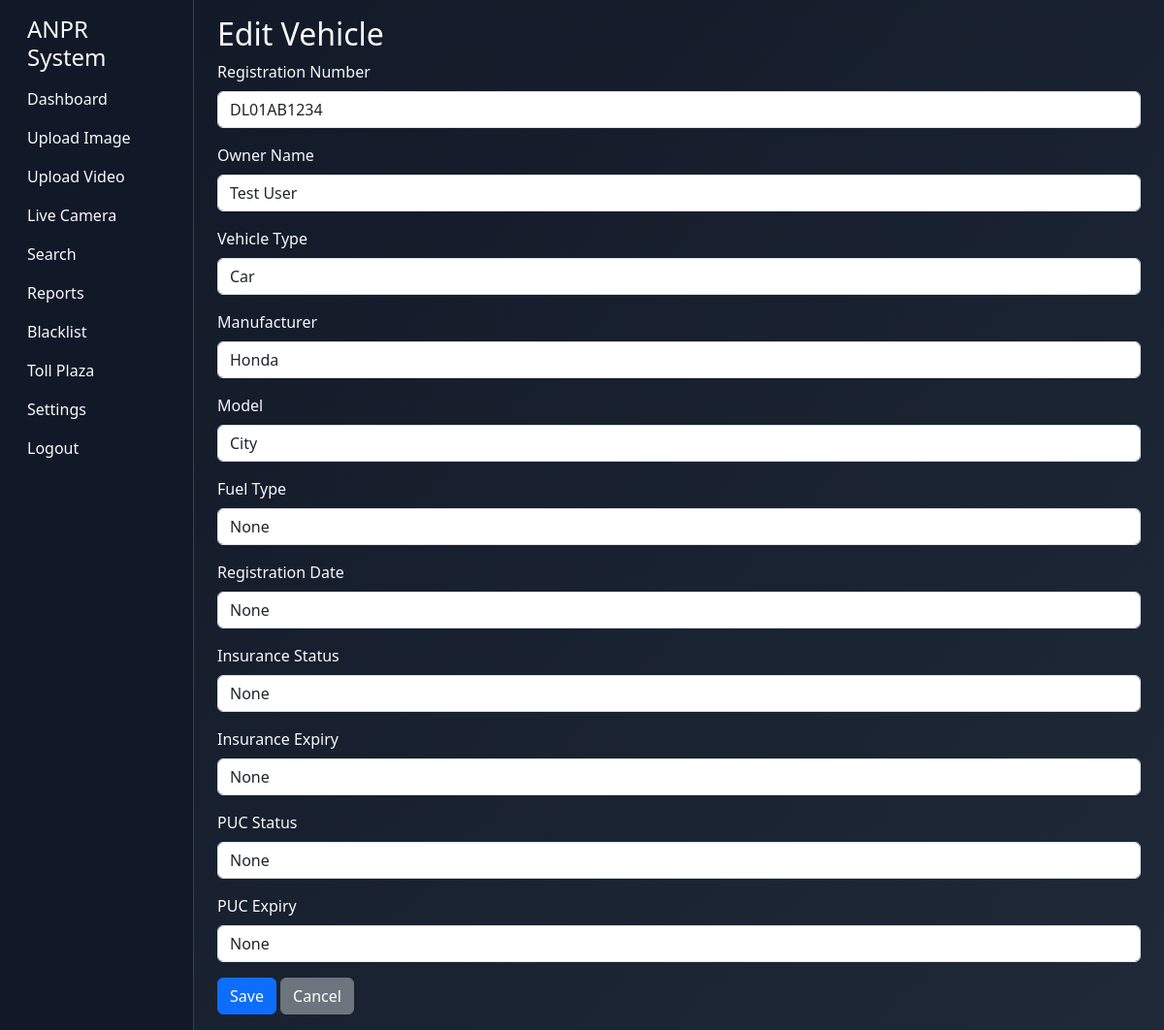
The page /admin/vehicles/edit/DL01AB1234 (signed in) on the database its author committed.
### tables this page shows
CREATE TABLE vehicles (
                    id INTEGER PRIMARY KEY AUTOINCREMENT,
                    plate_number TEXT UNIQUE NOT NULL,
                    vehicle_type TEXT,
                    manufacturer TEXT,
                    model TEXT,
                    variant TEXT,
                    vehicle_color TEXT,
                    fuel_type TEXT,
                    engine_number TEXT,
                    chassis_number TEXT,
                    registration_date TEXT,
                    registration_state TEXT,
                    insurance_status TEXT,
                    insurance_expiry TEXT,
                    puc_status TEXT,
                    puc_expiry TEXT,
                    fastag_status TEXT,
                    fastag_balance REAL,
                    permit_status TEXT,
                    fitness_status TEXT,
                    rc_status TEXT,
                    owner_name TEXT,
                    city TEXT,
                    district TEXT,
                    state TEXT
                , insurance_provider TEXT, data_source TEXT, last_updated TEXT);

### routes/vehicle_routes.py (the view, shortened to what this page needs)
@vehicle_bp.route('/edit/<plate>', methods=['GET', 'POST'])
def edit_vehicle(plate):
    plate_norm = clean_plate_text(plate)
    rec = db.get_vehicle_info(plate_norm)
    return render_template('admin/vehicle_form.html', vehicle=rec)

### app.py (called while the page is built)
@app.before_request
def require_login() -> None:
    public_routes = {"/login", "/logout", "/static/<path:filename>", "/api/health", "/api/spec"}
    if request.endpoint in {"static"}:
        return
    if request.path.startswith("/static/"):
        return
    if request.path in public_routes:
        return
    if "user_id" not in session:
        if request.path != "/login":
            return redirect(url_for("login"))

### modules/database_manager.py (called while the page is built)
    def _connect(self) -> sqlite3.Connection:
        conn = sqlite3.connect(self.db_path)
        conn.row_factory = sqlite3.Row
        return conn

    def get_vehicle_info(self, plate_number: str) -> dict[str, Any] | None:
        normalized_plate = clean_plate_text(plate_number or "")
        with self._connect() as conn:
            row = conn.execute(
                """
                SELECT
                    v.*,
                    fa.balance AS fastag_balance,
                    fa.status AS fastag_status
                FROM vehicles v
                LEFT JOIN fastag_accounts fa ON v.plate_number = fa.plate_number
                WHERE v.plate_number = ?
                """,
                (normalized_plate,),
            ).fetchone()
        return dict(row) if row else None

### modules/utils.py (called while the page is built)
def normalize_plate_text(text: str) -> str:
    normalized = re.sub(r"[^A-Za-z0-9]", "", text.upper())
    return normalized[:12]

def clean_plate_text(text: str) -> str:
    cleaned = normalize_plate_text(text)
    return cleaned[:12]

### templates/admin/vehicle_form.html
{% extends 'base.html' %}
{% block content %}
<h2>{{ 'Edit Vehicle' if vehicle else 'Add Vehicle' }}</h2>
<form method="post">
  <div class="mb-3">
    <label class="form-label">Registration Number</label>
    <input name="plate_number" class="form-control" value="{{ vehicle.plate_number if vehicle else '' }}" {% if vehicle %}readonly{% endif %} required>
  </div>
  <div class="mb-3">
    <label class="form-label">Owner Name</label>
    <input name="owner_name" class="form-control" value="{{ vehicle.owner_name if vehicle else '' }}">
  </div>
  <div class="mb-3">
    <label class="form-label">Vehicle Type</label>
    <input name="vehicle_type" class="form-control" value="{{ vehicle.vehicle_type if vehicle else '' }}">
  </div>
  <div class="mb-3">
    <label class="form-label">Manufacturer</label>
    <input name="manufacturer" class="form-control" value="{{ vehicle.manufacturer if vehicle else '' }}">
  </div>
  <div class="mb-3">
    <label class="form-label">Model</label>
    <input name="model" class="form-control" value="{{ vehicle.model if vehicle else '' }}">
  </div>
  <div class="mb-3">
    <label class="form-label">Fuel Type</label>
    <input name="fuel_type" class="form-control" value="{{ vehicle.fuel_type if vehicle else '' }}">
  </div>
  <div class="mb-3">
    <label class="form-label">Registration Date</label>
    <input name="registration_date" class="form-control" value="{{ vehicle.registration_date if vehicle else '' }}">
  </div>
  <div class="mb-3">
    <label class="form-label">Insurance Status</label>
    <input name="insurance_status" class="form-control" value="{{ vehicle.insurance_status if vehicle else '' }}">
  </div>
  <div class="mb-3">
    <label class="form-label">Insurance Expiry</label>
    <input name="insurance_expiry" class="form-control" value="{{ vehicle.insurance_expiry if vehicle else '' }}">
  </div>
  <div class="mb-3">
    <label class="form-label">PUC Status</label>
    <input name="puc_status" class="form-control" value="{{ vehicle.puc_status if vehicle else '' }}">
  </div>
  <div class="mb-3">
    <label class="form-label">PUC Expiry</label>
    <input name="puc_expiry" class="form-control" value="{{ vehicle.puc_expiry if vehicle else '' }}">
  </div>
  <button class="btn btn-primary">Save</button>
  <a class="btn btn-secondary" href="{{ url_for('vehicle_bp.list_vehicles') }}">Cancel</a>
</form>
{% endblock %}

### static/css/style.css (style rules this page uses)
body { min-height: 100vh; background: linear-gradient(135deg, #111827, #1f2937); color: #f9fafb; }

### rows shown on the page
vehicles: plate_number "DL01AB1234", owner_name "Test User", vehicle_type "Car", manufacturer "Honda", model "City"

### other values the page prints
{{ 'Edit Vehicle' if vehicle else 'Add Vehicle' }} "Edit Vehicle"
